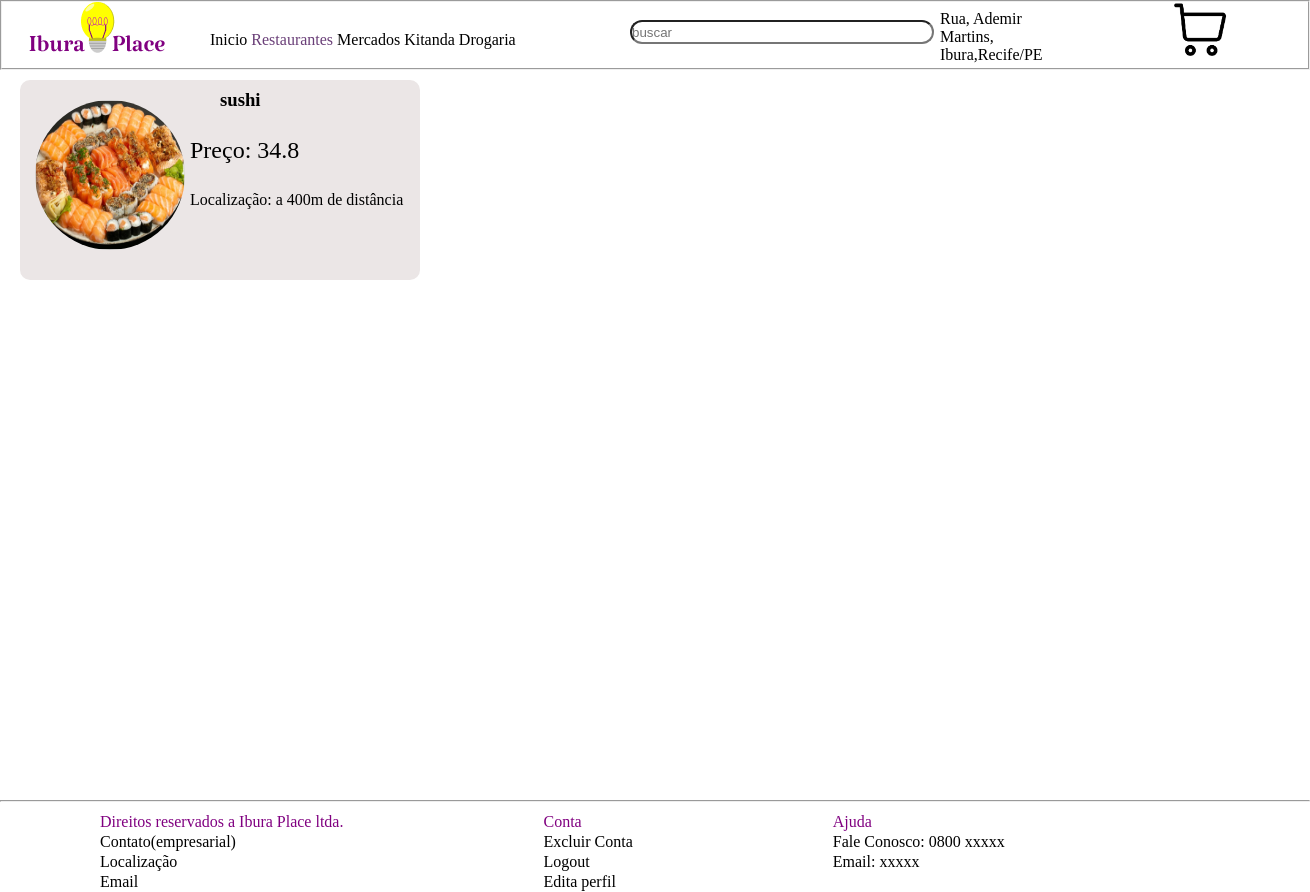
/loja2 (signed in), run on the app's committed database.
### tables this page shows
CREATE TABLE "produtos"(
    nome text,
    id_p int auto increment PRIMARY KEY,
    id_l text,
    preco int,
    img text,
    descricao varchar(100),
    FOREIGN KEY (id_l) REFERENCES comerciantes(cnpj)
);

### app.py (the view)
@app.route("/loja<id>")
def exibir_loja(id):
  if "user" in session:
    con=sqlite3.connect('banco.db')
    cur=con.cursor()
    con.commit()
    select="select cnpj from comerciantes where id=?"
    cur.execute(select,[id])
    cnpj=cur.fetchall()
    if len(cnpj)>0:
      cnpj=str(cnpj)
      cnpj=cnpj.replace("[","").replace("]","").replace("(","").replace(")","").replace(",","").replace("'","")
      con.commit()
      print(cnpj)
      sql='select nome,preco,img,descricao,id_l,id_p from produtos where id_l=?'
      cur.execute(sql,[cnpj])
      produtos=cur.fetchall()
      print(produtos)
      if len(produtos)>0:
        ordem=[]
        con.commit()
        for i in produtos:
           ordem.append(i)
        print(ordem)
        return render_template("consumidor/lojas.html", produtos=ordem)
      else:
        produtos="loja, sem produtos"
        return produtos
  else:
    return redirect('/')

### templates/consumidor/lojas.html (shortened to what this page needs)
<!DOCTYPE html>
<html lang="pt-br">
<head>
  <link rel="stylesheet" href="/static/css/consumidor/loja.css">
</head>
<body>
  <div id="tela" class="tela">
    <fieldset  class="cabeca">
  <header >
   <img src="/static/img/Group 18.png">
    </header>
  </fieldset>
    <div class="endereco">
      <p>Rua, Ademir Martins, Ibura,Recife/PE</p>
    </div>
    <div class="pesquisa">
    <form >
      <input type="text" id="buscar" placeholder="buscar">
      </form>
    </div>
    <div class="menu">
     <a class="inicio" href="/">Inicio</a>
     <a class="menu-restaurantes" href="/restaurantes">Restaurantes</a>
     <a class="mercados" href="/mercados">Mercados</a>
     <a class="kitanda" href="/kitanda">Kitanda</a>
     <a class="drogaria" href="drogaria">Drogaria</a>
    </div>
    <div class="carrinho">
      <img src="/static/img/carrinho.png">
    </div>
    <div class="config">
    {%for i in produtos%}
    <div id="listagem" class="listagem">
      <h3 id="nome">{{i[0]}}</h3>
      <div class="imagem">  <img id="produto" class="produto" src="/static/img/{{i[2]}}"></div>
      <p id="localizacao" class="localizacao">Localização: a 400m de distância<p>
      <p id="preco" class="preco">Preço: {{i[1]}}</p>
      </div>
      {%endfor%}
      </div></div>
    <hr>
    <div class="rodape">
    <div class="direitos">
    <p class="titulo">Direitos reservados a Ibura Place ltda.</p>
    <p>Contato(empresarial)</p>
    <p>Localização</p>
    <p>Email</p>
    </div>
    <div class="conta">
      <p class="titulo">Conta</p>
      <p><a class="link" href="/excluirConta">Excluir Conta</a></p>
      <p><a class="link" href="/logout" >Logout</a></p>
      <p>Edita perfil</p>
    </div>
    <div class="ajuda">
      <p class="titulo">Ajuda</p>
      <p>Fale Conosco: 0800 xxxxx</p>
      <p>Email: xxxxx</p>
    </div>
    </div>
    </body>
    </html>

### static/css/consumidor/loja.css (style rules this page uses)
* { margin: 0; padding:0; }
.tela { display: grid; width: 100vw; height: 100vh; grid-template-columns: repeat(5,210px); grid-template-rows: repeat(2,70px); }
.listagem { background-color:rgb(235, 230, 230); border-radius: 10px; width: 400px; height:200px; line-height: 40px; margin-left: 20px; }
.produto { width: 150px; height: 150px; margin-top: -20px; border-radius: 50%; display: flex; }
h3 { margin-left: 200px; }
.localizacao { margin-top: -70px; margin-left: 170px; }
.preco { margin-top: -90px; margin-left: 170px; font-size: 24px; }
.titulo { color:#800080 }
.rodape { display: flex; gap:200px; margin-left: 100px; width: 1000px; margin-top: 10px; line-height: 20px; }
.link { color:black; }
.imagem>img { margin-left: 15px; }
.config { display: flex; flex-direction: row; flex-wrap:wrap; gap:20px; width: 1300px; margin-top: 10px; }
.carrinho>img { width: 60px; height: 60px; margin-left: 120px; }
.cabeca { grid-area: 1/1/2/9; background-color: white; }
.endereco { grid-area: 1/5/1/6; margin-top:10px; margin-left: 100px; }
.carrinho { grid-area: 1/6/1/7; }
.menu { margin-top: 20px; gap:20px; grid-area: 1/2/1/5; line-height: 40px; }
.menu>a { color:black }
.pesquisa { grid-area: 1/4/1/5; margin-top: 20px; border-radius: 20px; }
.menu>.menu-restaurantes { color:#6A3F78; }
a { text-decoration: none; color: rgb(5, 5, 5); }
.pesquisa>form >input { width: 300px; height: 20px; border-radius: 20px; }

### data on the page
produtos: nome "sushi", img (picture), preco "34.8"
